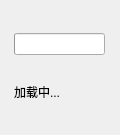
<?xml version="1.0" encoding="UTF-8"?>
<ui version="4.0">
 <class>LoadingTip</class>
 <widget class="QWidget" name="LoadingTip">
  <property name="geometry">
   <rect>
    <x>0</x>
    <y>0</y>
    <width>120</width>
    <height>135</height>
   </rect>
  </property>
  <property name="sizePolicy">
   <sizepolicy hsizetype="Fixed" vsizetype="Fixed">
    <horstretch>0</horstretch>
    <verstretch>0</verstretch>
   </sizepolicy>
  </property>
  <property name="minimumSize">
   <size>
    <width>120</width>
    <height>135</height>
   </size>
  </property>
  <property name="maximumSize">
   <size>
    <width>120</width>
    <height>135</height>
   </size>
  </property>
  <property name="windowTitle">
   <string/>
  </property>
  <layout class="QGridLayout" name="gridLayout">
   <item row="0" column="1">
    <widget class="IndeterminateProgressRing" name="IndeterminateProgressRing">
     <property name="alignment">
      <set>Qt::AlignCenter</set>
     </property>
    </widget>
   </item>
   <item row="1" column="1">
    <widget class="SubtitleLabel" name="loadingText">
     <property name="sizePolicy">
      <sizepolicy hsizetype="Fixed" vsizetype="Fixed">
       <horstretch>0</horstretch>
       <verstretch>0</verstretch>
      </sizepolicy>
     </property>
     <property name="text">
      <string>加载中...</string>
     </property>
     <property name="alignment">
      <set>Qt::AlignCenter</set>
     </property>
    </widget>
   </item>
   <item row="0" column="0" rowspan="2">
    <spacer name="horizontalSpacer">
     <property name="orientation">
      <enum>Qt::Horizontal</enum>
     </property>
     <property name="sizeHint" stdset="0">
      <size>
       <width>40</width>
       <height>20</height>
      </size>
     </property>
    </spacer>
   </item>
   <item row="0" column="2" rowspan="2">
    <spacer name="horizontalSpacer_2">
     <property name="orientation">
      <enum>Qt::Horizontal</enum>
     </property>
     <property name="sizeHint" stdset="0">
      <size>
       <width>40</width>
       <height>20</height>
      </size>
     </property>
    </spacer>
   </item>
  </layout>
 </widget>
 <customwidgets>
  <customwidget>
   <class>SubtitleLabel</class>
   <extends>QLabel</extends>
   <header>qfluentwidgets</header>
  </customwidget>
  <customwidget>
   <class>IndeterminateProgressRing</class>
   <extends>QProgressBar</extends>
   <header>qfluentwidgets</header>
  </customwidget>
 </customwidgets>
 <resources/>
 <connections/>
</ui>
